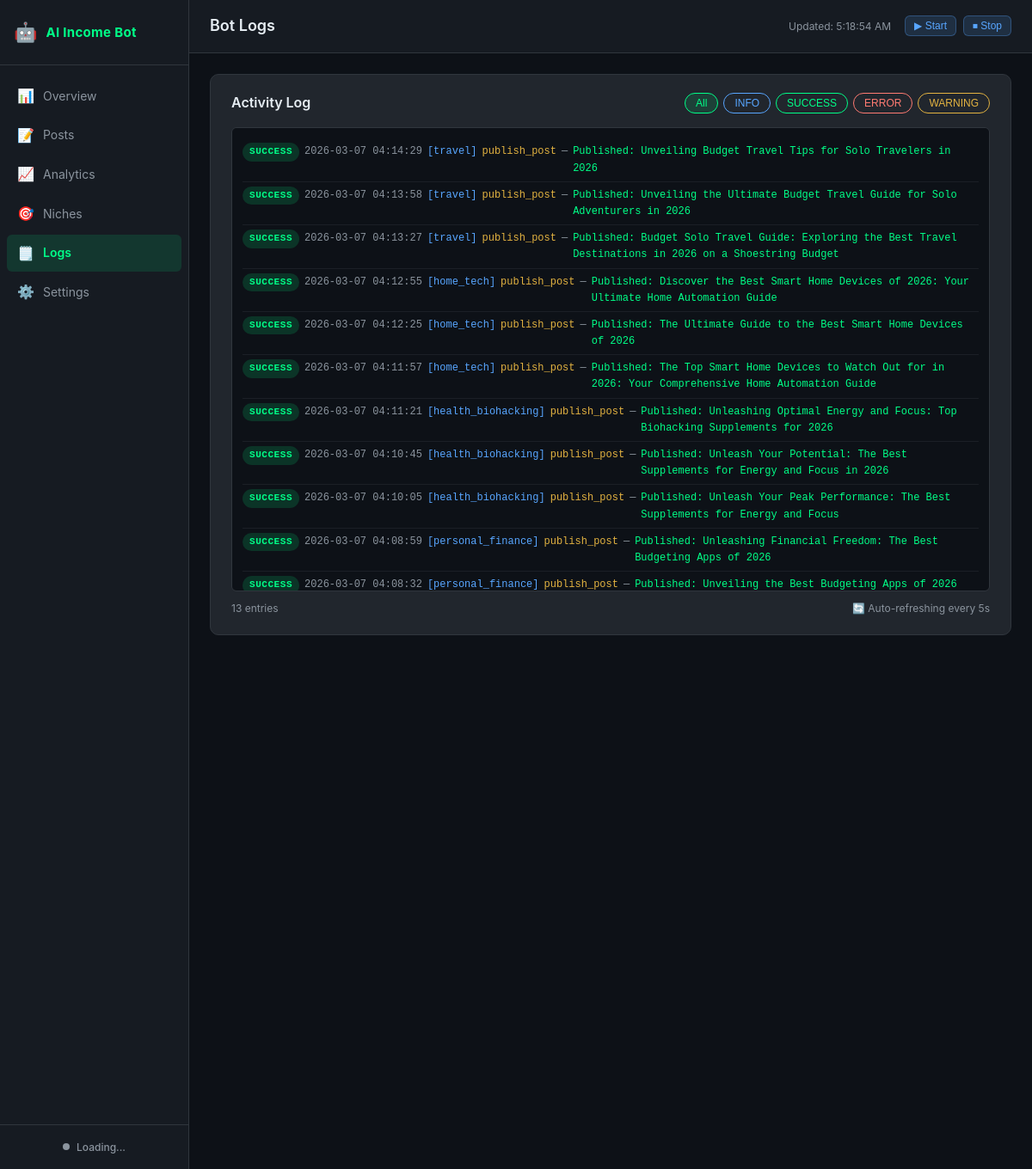
Page /logs on the committed database.
### tables this page shows
CREATE TABLE bot_logs (
            id INTEGER PRIMARY KEY AUTOINCREMENT,
            timestamp DATETIME DEFAULT CURRENT_TIMESTAMP,
            level TEXT NOT NULL,
            niche_id TEXT,
            action TEXT NOT NULL,
            message TEXT NOT NULL,
            error TEXT
        );

### dashboard/app.py (the view)
@app.route("/logs")
def logs():
    from core import analytics_tracker
    db = _get_db()
    limit = _load_settings().get("dashboard", {}).get("log_display_limit", 200)
    recent_logs = analytics_tracker.get_recent_logs(db, limit=limit)
    settings = _load_settings()
    return render_template("logs.html", logs=recent_logs, settings=settings)

### core/analytics_tracker.py (called while the page is built)
def get_recent_logs(db_path: Path, limit: int = 100) -> list:
    try:
        conn = sqlite3.connect(str(db_path))
        conn.row_factory = sqlite3.Row
        rows = conn.execute(
            "SELECT * FROM bot_logs ORDER BY timestamp DESC LIMIT ?", (limit,)
        ).fetchall()
        conn.close()
        return [dict(r) for r in rows]
    except Exception:
        return []

### dashboard/app.py (called while the page is built)
def _get_db():
    import sys
    sys.path.insert(0, str(_PROJECT_ROOT))
    from core import analytics_tracker
    if not _DB_PATH.exists():
        _DB_PATH.parent.mkdir(parents=True, exist_ok=True)
        analytics_tracker.init_db(_DB_PATH)
    return _DB_PATH

def _load_settings() -> dict:
    try:
        with open(_SETTINGS_CONFIG_PATH) as f:
            return yaml.safe_load(f)
    except Exception:
        return {}

### dashboard/templates/logs.html (shortened to what this page needs)
{% extends "base.html" %}
{% block page_title %}Bot Logs{% endblock %}
{% block content %}
<div class="card">
  <div class="card-header">
    <h3 class="card-title">Activity Log</h3>
    <div class="filter-btns" id="logFilters">
      <button class="filter-btn active" onclick="filterLogs('ALL', this)">All</button>
      <button class="filter-btn info" onclick="filterLogs('INFO', this)">INFO</button>
      <button class="filter-btn success" onclick="filterLogs('SUCCESS', this)">SUCCESS</button>
      <button class="filter-btn error" onclick="filterLogs('ERROR', this)">ERROR</button>
      <button class="filter-btn warning" onclick="filterLogs('WARNING', this)">WARNING</button>
    </div>
  </div>
  <div class="log-container" id="logContainer">
    {% for log in logs %}
    <div class="log-entry log-{{ log.level|lower }}" data-level="{{ log.level }}">
      <span class="log-level badge badge-{{ log.level|lower }}">{{ log.level }}</span>
      <span class="log-timestamp">{{ log.timestamp }}</span>
      {% if log.niche_id %}<span class="log-niche">[{{ log.niche_id }}]</span>{% endif %}
      <span class="log-action">{{ log.action }}</span>
      <span class="log-sep">—</span>
      <span class="log-message">{{ log.message }}</span>
    </div>
    {% else %}
    <div class="log-empty text-muted">No logs yet. Start the bot to see activity here.</div>
    {% endfor %}
  </div>
  <div class="log-footer">
    <span class="text-muted" id="logCount">{{ logs|length }} entries</span>
    <span class="text-muted" id="pollStatus">🔄 Auto-refreshing every 5s</span>
  </div>
</div>
{% endblock %}

### dashboard/templates/base.html (shortened to what this page needs)
<!DOCTYPE html>
<html lang="en">
<head>
  <link rel="stylesheet" href="{{ url_for('static', filename='css/dashboard.css') }}">
</head>
<body>
  <div class="layout">
    <nav class="sidebar" id="sidebar">
      <div class="sidebar-brand">
        <span class="brand-icon">🤖</span>
        <span class="brand-name">AI Income Bot</span>
      </div>
      <ul class="nav-list">
        <li class="nav-item">
          <a href="/" class="nav-link {% if request.path == '/' %}active{% endif %}">
            <span class="nav-icon">📊</span><span class="nav-text">Overview</span>
          </a>
        </li>
        <li class="nav-item">
          <a href="/posts" class="nav-link {% if request.path == '/posts' %}active{% endif %}">
            <span class="nav-icon">📝</span><span class="nav-text">Posts</span>
          </a>
        </li>
        <li class="nav-item">
          <a href="/analytics" class="nav-link {% if request.path == '/analytics' %}active{% endif %}">
            <span class="nav-icon">📈</span><span class="nav-text">Analytics</span>
          </a>
        </li>
        <li class="nav-item">
          <a href="/niches" class="nav-link {% if request.path == '/niches' %}active{% endif %}">
            <span class="nav-icon">🎯</span><span class="nav-text">Niches</span>
          </a>
        </li>
        <li class="nav-item">
          <a href="/logs" class="nav-link {% if request.path == '/logs' %}active{% endif %}">
            <span class="nav-icon">🗒️</span><span class="nav-text">Logs</span>
          </a>
        </li>
        <li class="nav-item">
          <a href="/settings" class="nav-link {% if request.path == '/settings' %}active{% endif %}">
            <span class="nav-icon">⚙️</span><span class="nav-text">Settings</span>
          </a>
        </li>
      </ul>
      <div class="sidebar-footer">
        <div class="bot-status-indicator" id="botStatusSidebar">
          <span class="status-dot" id="statusDot"></span>
          <span class="status-text" id="statusText">Loading...</span>
        </div>
      </div>
    </nav>
    <div class="main-area">
      <header class="top-bar">
        <div class="top-bar-left">
          <h1 class="page-title">{% block page_title %}Dashboard{% endblock %}</h1>
        </div>
        <div class="top-bar-right">
          <span class="last-updated">Updated: <span id="updateTime">—</span></span>
          <div class="bot-controls">
            <button class="btn btn-start" id="btnStart" onclick="botStart()" title="Start bot">▶ Start</button>
            <button class="btn btn-stop" id="btnStop" onclick="botStop()" title="Stop bot">⏹ Stop</button>
          </div>
        </div>
      </header>
      <main class="content">
        {% block content %}{% endblock %}
      </main>
    </div>
  </div>
</body>
</html>

### rows in the picture
bot_logs: level "SUCCESS", timestamp "2026-03-07 04:14:29", niche_id "travel", action "publish_post", message "Published: Unveiling Budget Travel Tips for Solo Travelers in 2026"
bot_logs: level "SUCCESS", timestamp "2026-03-07 04:13:58", niche_id "travel", action "publish_post", message "Published: Unveiling the Ultimate Budget Travel Guide for Solo Adventurers in 2026"
bot_logs: level "SUCCESS", timestamp "2026-03-07 04:13:27", niche_id "travel", action "publish_post", message "Published: Budget Solo Travel Guide: Exploring the Best Travel Destinations in 2026 on a Shoestring Budget"
bot_logs: level "SUCCESS", timestamp "2026-03-07 04:12:55", niche_id "home_tech", action "publish_post", message "Published: Discover the Best Smart Home Devices of 2026: Your Ultimate Home Automation Guide"
bot_logs: level "SUCCESS", timestamp "2026-03-07 04:12:25", niche_id "home_tech", action "publish_post", message "Published: The Ultimate Guide to the Best Smart Home Devices of 2026"
bot_logs: level "SUCCESS", timestamp "2026-03-07 04:11:57", niche_id "home_tech", action "publish_post", message "Published: The Top Smart Home Devices to Watch Out for in 2026: Your Comprehensive Home Automation Guide"
bot_logs: level "SUCCESS", timestamp "2026-03-07 04:11:21", niche_id "health_biohacking", action "publish_post", message "Published: Unleashing Optimal Energy and Focus: Top Biohacking Supplements for 2026"
bot_logs: level "SUCCESS", timestamp "2026-03-07 04:10:45", niche_id "health_biohacking", action "publish_post", message "Published: Unleash Your Potential: The Best Supplements for Energy and Focus in 2026"
bot_logs: level "SUCCESS", timestamp "2026-03-07 04:10:05", niche_id "health_biohacking", action "publish_post", message "Published: Unleash Your Peak Performance: The Best Supplements for Energy and Focus"
bot_logs: level "SUCCESS", timestamp "2026-03-07 04:08:59", niche_id "personal_finance", action "publish_post", message "Published: Unleashing Financial Freedom: The Best Budgeting Apps of 2026"
bot_logs: level "SUCCESS", timestamp "2026-03-07 04:08:32", niche_id "personal_finance", action "publish_post", message "Published: Unveiling the Best Budgeting Apps of 2026…"

### other values in the picture
{{ logs|length }} "13"
